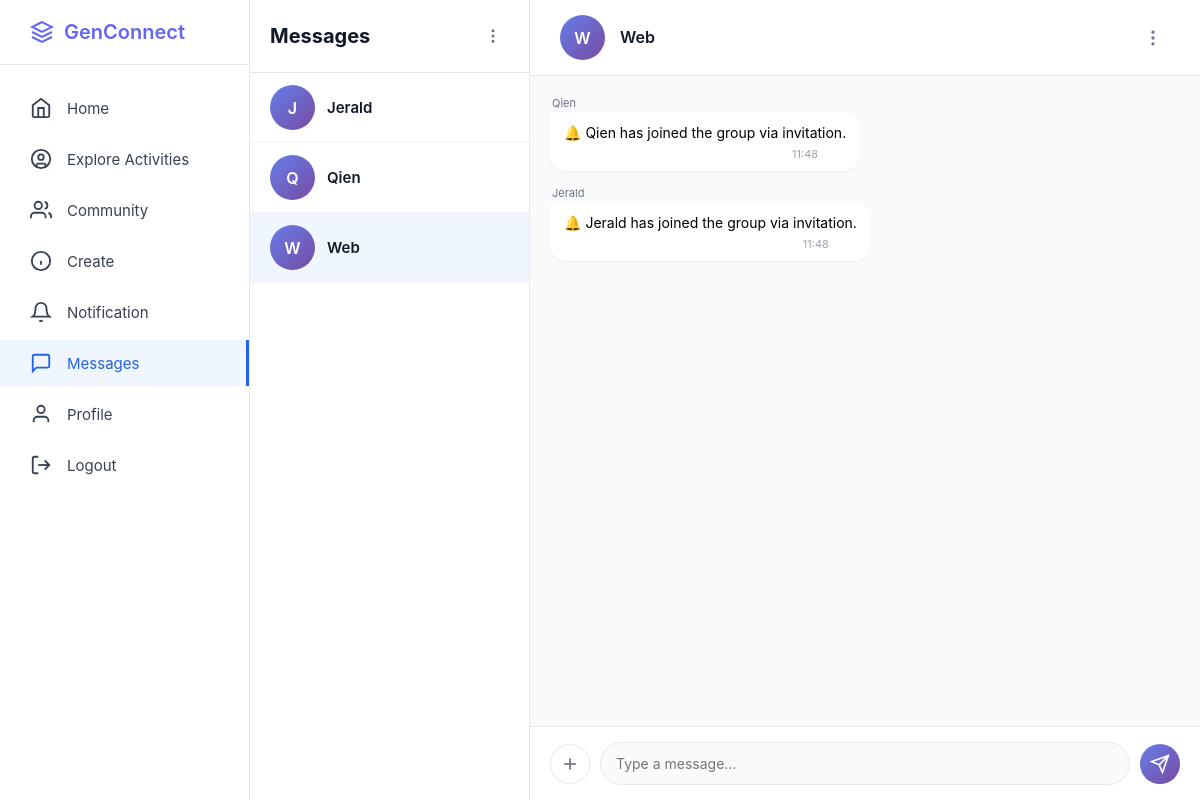
The app's page /messages/1?is_group=true (signed in) with its own data.
### app.py (models this page shows, shortened)
class User(db.Model):
    __tablename__ = 'users'
    id = db.Column(db.Integer, primary_key=True)
    username = db.Column(db.String(80), unique=True, nullable=False)
    email = db.Column(db.String(120), unique=True, nullable=False)
    fullname = db.Column(db.String(100), nullable=True)
    password_hash = db.Column(db.String(255), nullable=False)
    bio = db.Column(db.Text, nullable=True)
    interests = db.Column(db.String(255), nullable=True)
    profile_picture = db.Column(db.String(255), default='default.jpg')
    banner_image = db.Column(db.String(255), default='default_banner.jpg')
    member_type = db.Column(db.String(50), default='Youth Member')
    created_at = db.Column(db.DateTime, default=datetime.utcnow)
    posts = db.relationship('Post', backref='author', lazy=True, cascade='all, delete-orphan')
    comments = db.relationship('Comment', backref='author', lazy=True, cascade='all, delete-orphan')
    likes = db.relationship('Like', backref='user', lazy=True, cascade='all, delete-orphan')
    community_memberships = db.relationship('CommunityMember', backref='user', lazy=True, cascade='all, delete-orphan')
    sent_messages = db.relationship('Message', foreign_keys='Message.sender_id', backref='sender', lazy='dynamic', cascade='all, delete-orphan')
    received_messages = db.relationship('Message', foreign_keys='Message.receiver_id', backref='receiver', lazy='dynamic', cascade='all, delete-orphan')
    contacts_initiated = db.relationship('Contact', foreign_keys='Contact.user_id', backref='user', lazy='dynamic', cascade='all, delete-orphan')
    contacts_received = db.relationship('Contact', foreign_keys='Contact.contact_user_id', backref='contact_user', lazy='dynamic', cascade='all, delete-orphan')
    followers = db.relationship('Follow', foreign_keys='Follow.followed_id', backref='followed_user', lazy='dynamic', cascade='all, delete-orphan')
    following = db.relationship('Follow', foreign_keys='Follow.follower_id', backref='follower_user', lazy='dynamic', cascade='all, delete-orphan')
    def get_contacts(self):
        contacts = Contact.query.filter(or_(and_(Contact.user_id == self.id, Contact.status == 'accepted'), and_(Contact.contact_user_id == self.id, Contact.status == 'accepted'))).all()
        contact_users = []
        for contact in contacts:
            if contact.user_id == self.id: contact_users.append(contact.contact_user)
            else: contact_users.append(contact.user)
        return contact_users

class Community(db.Model):
    __tablename__ = 'communities'
    id = db.Column(db.Integer, primary_key=True)
    name = db.Column(db.String(100), nullable=False)
    description = db.Column(db.Text, nullable=True)
    image_url = db.Column(db.String(255), nullable=True)
    creator_id = db.Column(db.Integer, db.ForeignKey('users.id'), nullable=False)
    created_at = db.Column(db.DateTime, default=datetime.utcnow)
    memberships = db.relationship('CommunityMember', backref='community', lazy=True, cascade='all, delete-orphan')
    def get_member_count(self):
        return CommunityMember.query.filter_by(community_id=self.id).count()

class Message(db.Model):
    __tablename__ = 'messages'
    id = db.Column(db.Integer, primary_key=True)
    sender_id = db.Column(db.Integer, db.ForeignKey('users.id'), nullable=False)
    receiver_id = db.Column(db.Integer, db.ForeignKey('users.id'), nullable=True)
    community_id = db.Column(db.Integer, db.ForeignKey('communities.id'), nullable=True)
    content = db.Column(db.Text, nullable=False)
    file_path = db.Column(db.String(255), nullable=True)
    is_read = db.Column(db.Boolean, default=False)
    created_at = db.Column(db.DateTime, default=datetime.utcnow)
    updated_at = db.Column(db.DateTime, default=datetime.utcnow, onupdate=datetime.utcnow)

### app.py (the view)
@app.route('/messages/<int:target_id>')
def message_thread(target_id):
    if 'user_id' not in session: return redirect(url_for('login'))
    current_user = User.query.get(session['user_id'])
    if not current_user: return redirect(url_for('login'))
    contacts = current_user.get_contacts()
    groups = Community.query.join(CommunityMember).filter(CommunityMember.user_id == current_user.id).all()
    conversations = []
    for c in contacts: conversations.append({'id': c.id, 'name': c.username, 'contact': c, 'is_group': False})
    for g in groups: conversations.append({'id': g.id, 'name': g.name, 'group': g, 'is_group': True})
    is_group = request.args.get('is_group') == 'true'
    member_count = 0
    group_members_data = [] # New list to hold user + admin status
    current_user_is_admin = False # Flag to pass to template
    if is_group:
        contact = Community.query.get_or_404(target_id)
        member_count = contact.get_member_count()
        messages = Message.query.filter_by(community_id=target_id).order_by(Message.created_at.asc()).all()
        memberships = CommunityMember.query.filter_by(community_id=target_id).all()
        for m in memberships:
            user = User.query.get(m.user_id)
            if user:
                is_admin = m.is_admin
                if user.id == current_user.id and is_admin:
                    current_user_is_admin = True
                group_members_data.append({
                    'user': user,
                    'is_admin': is_admin,
                    'id': user.id,
                    'username': user.username
                })
    else:
        contact = User.query.get_or_404(target_id)
        messages = Message.query.filter(or_(and_(Message.sender_id == current_user.id, Message.receiver_id == contact.id), and_(Message.sender_id == contact.id, Message.receiver_id == current_user.id))).order_by(Message.created_at.asc()).all()
    return render_template('message_thread.html',
                           contact=contact,
                           messages=messages,
                           conversations=conversations,
                           contacts=contacts,
                           current_user=current_user,
                           is_group=is_group,
                           member_count=member_count,
                           group_members=group_members_data, # Passing the detailed list
                           user_is_admin=current_user_is_admin) # Explicitly passing admin status

### templates/message_thread.html (shortened to what this page needs)
<!DOCTYPE html>
<html lang="en">
<head>
    {% set displayName = contact.username if contact.username is defined else contact.name %}
</head>
<body>
<div class="container">
    <aside class="sidebar">
        <div class="sidebar-logo">
            <a href="/" class="logo">
                <svg width="24" height="24" viewBox="0 0 24 24" fill="none" stroke="currentColor" stroke-width="2"><path d="M12 2L2 7l10 5 10-5-10-5z"/><path d="M2 17l10 5 10-5"/><path d="M2 12l10 5 10-5"/></svg><span>GenConnect</span>
            </a>
        </div>
        <ul class="sidebar-nav">
            <li><a href="/home"><svg width="22" height="22" viewBox="0 0 24 24" fill="none" stroke="currentColor" stroke-width="2"><path d="m3 9 9-7 9 7v11a2 2 0 0 1-2 2H5a2 2 0 0 1-2-2z"/><polyline points="9 22 9 12 15 12 15 22"/></svg><span>Home</span></a></li>
            <li><a href="#"><svg width="22" height="22" viewBox="0 0 24 24" fill="none" stroke="currentColor" stroke-width="2"><circle cx="12" cy="12" r="10"/><circle cx="12" cy="10" r="3"/><path d="M7 20.662V19a2 2 0 0 1 2-2h6a2 2 0 0 1 2 2v1.662"/></svg><span>Explore Activities</span></a></li>
            <li><a href="#"><svg width="22" height="22" viewBox="0 0 24 24" fill="none" stroke="currentColor" stroke-width="2"><path d="M17 21v-2a4 4 0 0 0-4-4H5a4 4 0 0 0-4 4v2"/><circle cx="9" cy="7" r="4"/><path d="M23 21v-2a4 4 0 0 0-3-3.87"/><path d="M16 3.13a4 4 0 0 1 0 7.75"/></svg><span>Community</span></a></li>
            <li><a href="#"><svg width="22" height="22" viewBox="0 0 24 24" fill="none" stroke="currentColor" stroke-width="2"><circle cx="12" cy="12" r="10"/><line x1="12" y1="16" x2="12" y2="12"/><line x1="12" y1="8" x2="12.01" y2="8"/></svg><span>Create</span></a></li>
            <li><a href="/notifications"><svg width="22" height="22" viewBox="0 0 24 24" fill="none" stroke="currentColor" stroke-width="2"><path d="M18 8A6 6 0 0 0 6 8c0 7-3 9-3 9h18s-3-2-3-9"/><path d="M13.73 21a2 2 0 0 1-3.46 0"/></svg><span>Notification</span></a></li>
            <li><a href="/messages" class="active"><svg width="22" height="22" viewBox="0 0 24 24" fill="none" stroke="currentColor" stroke-width="2"><path d="M21 15a2 2 0 0 1-2 2H7l-4 4V5a2 2 0 0 1 2-2h14a2 2 0 0 1 2 2z"/></svg><span>Messages</span></a></li>
            <li><a href="/profile"><svg width="22" height="22" viewBox="0 0 24 24" fill="none" stroke="currentColor" stroke-width="2"><path d="M20 21v-2a4 4 0 0 0-4-4H8a4 4 0 0 0-4 4v2"/><circle cx="12" cy="7" r="4"/></svg><span>Profile</span></a></li>
            <li><a href="/logout"><svg width="22" height="22" viewBox="0 0 24 24" fill="none" stroke="currentColor" stroke-width="2"><path d="M9 21H5a2 2 0 0 1-2-2V5a2 2 0 0 1 2-2h4"/><polyline points="16 17 21 12 16 7"/><line x1="21" y1="12" x2="9" y2="12"/></svg><span>Logout</span></a></li>
        </ul>
    </aside>
    <div class="messages-container">
        <div class="conversations-sidebar">
            <div class="conversations-header">
                <h2>Messages</h2>
                <div class="header-icon" id="conversationMenuBtn" title="More Options" onclick="toggleDropdown('conversationMenu')"><svg width="18" height="18" viewBox="0 0 24 24" fill="none" stroke="currentColor" stroke-width="2"><circle cx="12" cy="12" r="1"/><circle cx="12" cy="5" r="1"/><circle cx="12" cy="19" r="1"/></svg></div>
            </div>
            <div class="conversations-list">
                {% if conversations %}
                    {% for conv in conversations %}
                    <a href="/messages/{{ conv.id }}?is_group={{ 'true' if conv.is_group else 'false' }}"
                       class="conversation-item {% if (is_group and conv.is_group and conv.id == contact.id) or (not is_group and not conv.is_group and conv.id == contact.id) %}active{% endif %}">
                        <div class="conversation-avatar">{{ conv.name[0].upper() }}</div>
                        <div class="conversation-name">{{ conv.name }}</div>
                    </a>
                    {% endfor %}
                {% else %}
                    <div style="padding: 20px; text-align: center; color: #9ca3af;">No conversations yet.</div>
                {% endif %}
            </div>
        </div>
        <div class="chat-area">
            <div class="chat-header">
                <div class="chat-header-info">
                    <div class="chat-avatar">{{ displayName[0].upper() }}</div>
                    <div class="chat-user-info">
                        <h3>{{ displayName }}</h3>
                    </div>
                </div>
                <div class="action-icon" id="moreOptionsBtn" title="More Options" onclick="toggleDropdown('optionsMenu')">
                    <svg width="20" height="20" viewBox="0 0 24 24" fill="none" stroke="currentColor" stroke-width="2"><circle cx="12" cy="12" r="1"/><circle cx="12" cy="5" r="1"/><circle cx="12" cy="19" r="1"/></svg>
                </div>
            </div>
            <div class="messages-area" id="messagesArea">
                {% if messages %}
                    {% for message in messages %}
                        <div class="message {% if message.sender_id == current_user.id %}sent{% endif %}" id="msg-{{ message.id }}">
                            <div class="message-content">
                                {% if is_group and message.sender_id != current_user.id %}
                                    <div style="font-size: 11px; color: #6b7280; margin-bottom: 2px; margin-left: 2px;">{{ message.sender.username }}</div>
                                {% endif %}
                                <div class="message-bubble">
                                    <div class="message-text" data-content-id="{{ message.id }}">{{ message.content | safe }}</div>
                                    <div class="message-meta">
                                        <span>{{ message.created_at.strftime('%H:%M') }}</span>
                                    </div>
                                </div>
                            </div>
                        </div>
                    {% endfor %}
                {% else %}
                    <div style="text-align: center; padding: 40px; color: #9ca3af;">No messages yet.</div>
                {% endif %}
            </div>
            <div class="message-input-area">
                <form id="messageForm" class="message-input-container" enctype="multipart/form-data">
                    <button type="button" class="attachment-button" onclick="document.getElementById('fileInput').click()">
                        <svg width="20" height="20" viewBox="0 0 24 24" fill="none" stroke="currentColor" stroke-width="2"><line x1="12" y1="5" x2="12" y2="19"/><line x1="5" y1="12" x2="19" y2="12"/></svg>
                    </button>
                    <div class="input-wrapper">
                        <textarea id="messageInput" name="content" placeholder="Type a message..." rows="1"></textarea>
                    </div>
                    <button type="submit" class="send-button" id="submitBtn">
                        <svg width="20" height="20" viewBox="0 0 24 24" fill="none" stroke="currentColor" stroke-width="2"><line x1="22" y1="2" x2="11" y2="13"/><polygon points="22 2 15 22 11 13 2 9 22 2"/></svg>
                    </button>
                </form>
            </div>
        </div>
    </div>
</div>
</body>
</html>

### records on screen
User: username "J", name "Jerald"
User: username "Q", name "Qien"
Community: name "W", name "Web"
Message: sender.username "Qien", content "🔔 Qien has joined the group via invitation.", created_at "11:48"
Message: sender.username "Jerald", content "🔔 Jerald has joined the group via invitation.", created_at "11:48"
